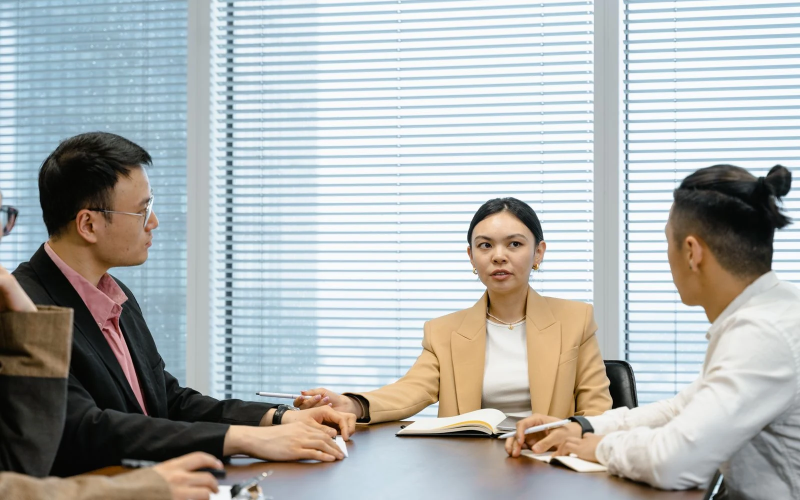
#> input picture src/assets/images/about/company.webp, 1600 x 1000 px (shown at 1/2 size); its folder holds only this picture in this run
$ python -i score-images.py   (imports and definitions only)
#> lines starting #> are read from the running program, lines starting #| are printed output that depends on the picture
# -*- coding: utf-8 -*-
"""
对 图片海选/ 里的每张图做客观质量打分，输出 score.json
评分维度：
  1. 分辨率（宽 x 高）：太小直接扣分/淘汰
  2. 文件大小：太小说明压缩过度或损坏
  3. 锐度：拉普拉斯方差（越大越清晰）
  4. 亮度：过暗/过亮都扣分
  5. 色彩多样性：灰度过低（可能纯色图）提示
"""
import json
import os
from PIL import Image, ImageFilter, ImageStat

SRC = os.path.join(os.path.dirname(os.path.abspath(__file__)), "..", "图片海选")
OUT = os.path.join(SRC, "score.json")

MIN_W = 1000          # 宽度下限
MIN_BYTES = 25000     # 文件大小下限（25KB）

def analyze(path):
    name = os.path.basename(path)
    size = os.path.getsize(path)
    try:
        img = Image.open(path)
#> img is the input picture: PIL image 1600x1000 RGB; mean R, G, B 175.3, 179, 178
        img.load()
        w, h = img.size
#> w = 1600; h = 1000
        # 灰度锐度
        g = img.convert("L")
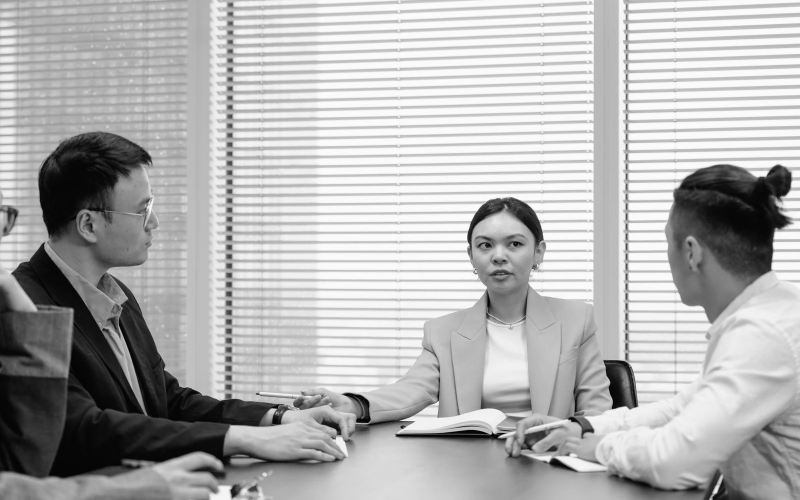
#> g: PIL image 1600x1000 L (shown at 1/2 size); min 0, max 255, mean 177.8
        lap = g.filter(ImageFilter.FIND_EDGES)
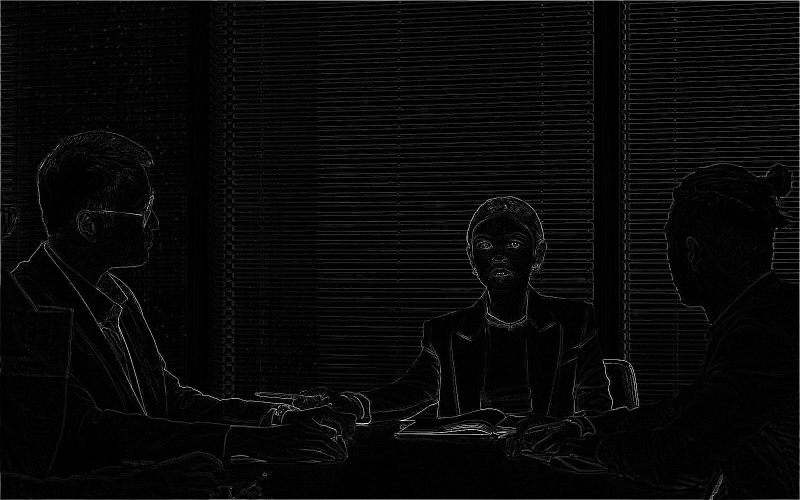
#> lap: PIL image 1600x1000 L (shown at 1/2 size); min 0, max 255, mean 8.3
        stat = ImageStat.Stat(lap)
        sharp = stat.stddev[0]  # 边缘标准差 = 锐度代理
#> sharp = 21.74
        # 亮度
        bstat = ImageStat.Stat(g)
        bright = bstat.mean[0]
#> bright = 177.8
        # 色彩多样性（RGB 各通道标准差）
        rgb_stat = ImageStat.Stat(img.convert("RGB"))
        color_std = sum(rgb_stat.stddev) / 3.0
#> color_std = 71.4
    except Exception as e:
        return {"file": name, "error": str(e), "score": -1}

    # 打分（0~100）
    score = 0.0
    # 分辨率：>=1600 满分，1200~1600 部分
    if w >= 1600:
        score += 30
    elif w >= 1200:
        score += 22
    elif w >= MIN_W:
        score += 10
    else:
        score -= 40  # 太小，基本淘汰
    # 文件大小：>=200KB 满分，50~200 部分
    if size >= 200000:
        score += 15
    elif size >= 100000:
        score += 11
    elif size >= MIN_BYTES:
        score += 5
    else:
        score -= 30
    # 锐度：stddev 越高越清晰
    if sharp >= 60:
        score += 30
    elif sharp >= 35:
        score += 24
    elif sharp >= 18:
        score += 15
    elif sharp >= 10:
        score += 8
    else:
        score += 2
    # 亮度：60~200 理想
    if 60 <= bright <= 200:
        score += 15
    elif 40 <= bright <= 225:
        score += 8
    else:
        score += 0  # 过暗/过曝
    # 色彩
    if color_std >= 30:
        score += 10
    elif color_std >= 15:
        score += 6
    else:
        score += 2

    return {
        "file": name,
        "w": w, "h": h,
        "bytes": size,
        "sharp": round(sharp, 1),
        "bright": round(bright, 1),
        "color_std": round(color_std, 1),
        "score": round(score, 1),
    }

def main():
    results = []
    files = sorted(f for f in os.listdir(SRC) if f.lower().endswith((".jpg", ".jpeg", ".png", ".webp")))
    for f in files:
        r = analyze(os.path.join(SRC, f))
        results.append(r)
        print(f"{r.get('score', -1):>6}  {f}  {r.get('w','?')}x{r.get('h','?')}  {r.get('sharp','?')}")

    with open(OUT, "w", encoding="utf-8") as fp:
        json.dump(results, fp, ensure_ascii=False, indent=1)

    scores = [r["score"] for r in results if r["score"] >= 0]
    print(f"\n共 {len(results)} 张，有效 {len(scores)} 张")
    if scores:
        print(f"平均分 {sum(scores)/len(scores):.1f}，最高 {max(scores):.1f}，最低 {min(scores):.1f}")
    print(f"结果已写入 {OUT}")

# [2 lines not run here, left out]

>>> result = analyze('../../src/assets/images/about/company.webp')
#> result = {'file': 'company.webp', 'w': 1600, 'h': 1000, 'bytes': 140758, 'sharp': 21.7, 'bright': 177.8, 'color_std': 71.4, 'score': 81}

$ run again, on src/assets/images/about/value-inclusive.webp
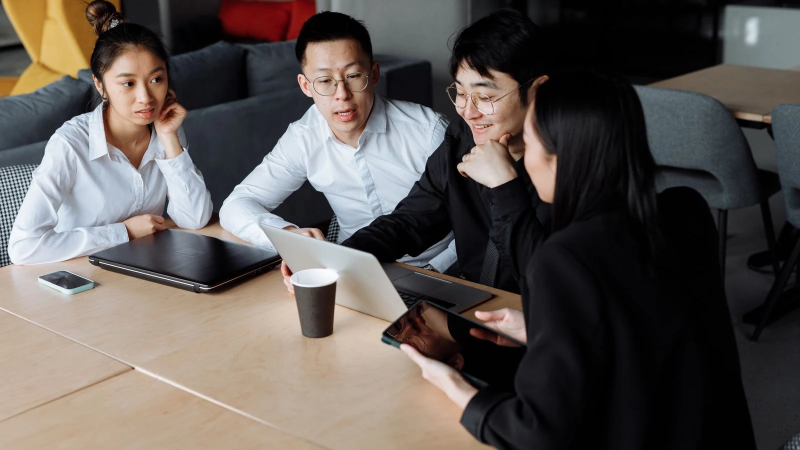
#> input picture src/assets/images/about/value-inclusive.webp, 1600 x 900 px (shown at 1/2 size)
#> in analyze, img is the input picture: PIL image 1600x900 RGB; mean R, G, B 93.9, 87.3, 83.4
#> in analyze, `g = img.convert("L")`:
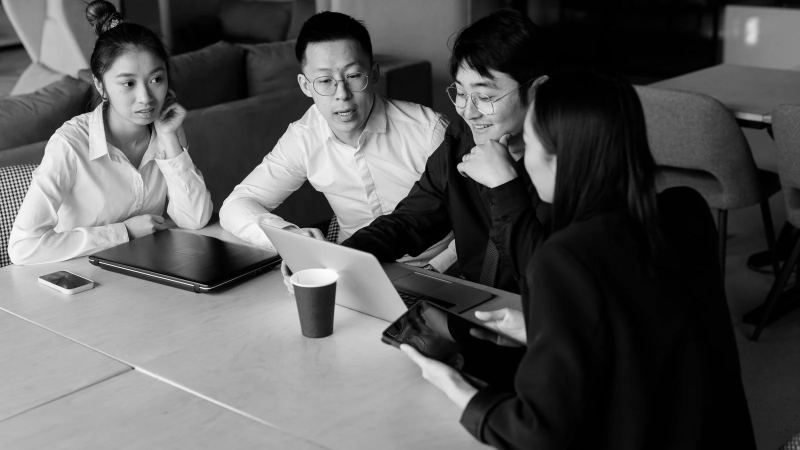
#> g: PIL image 1600x900 L (shown at 1/2 size); min 0, max 255, mean 88.8
#> in analyze, `lap = g.filter(ImageFilter.FIND_EDGES)`:
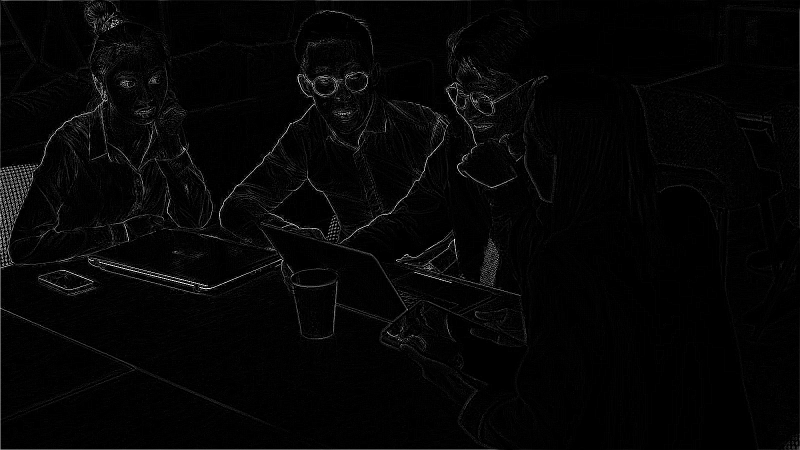
#> lap: PIL image 1600x900 L (shown at 1/2 size); min 0, max 255, mean 5.4
#> sharp = 20.2
#> bright = 88.81
#> color_std = 78.3
#> result = {'file': 'value-inclusive.webp', 'w': 1600, 'h': 900, 'bytes': 101406, 'sharp': 20.2, 'bright': 88.8, 'color_std': 78.3, 'score': 81}
